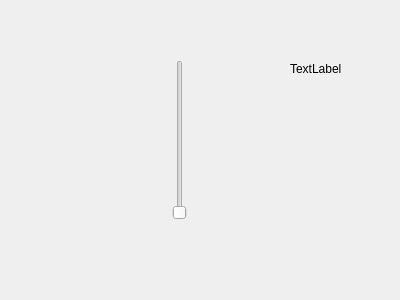
<?xml version="1.0" encoding="UTF-8"?>
<ui version="4.0">
 <class>Dialog</class>
 <widget class="QDialog" name="Dialog">
  <property name="geometry">
   <rect>
    <x>0</x>
    <y>0</y>
    <width>400</width>
    <height>300</height>
   </rect>
  </property>
  <property name="windowTitle">
   <string>Dialog</string>
  </property>
  <widget class="QLabel" name="label">
   <property name="geometry">
    <rect>
     <x>290</x>
     <y>60</y>
     <width>59</width>
     <height>18</height>
    </rect>
   </property>
   <property name="text">
    <string>TextLabel</string>
   </property>
  </widget>
  <widget class="QSlider" name="verticalSlider">
   <property name="geometry">
    <rect>
     <x>170</x>
     <y>60</y>
     <width>20</width>
     <height>160</height>
    </rect>
   </property>
   <property name="orientation">
    <enum>Qt::Vertical</enum>
   </property>
  </widget>
  <widget class="KLed" name="kled">
   <property name="geometry">
    <rect>
     <x>320</x>
     <y>220</y>
     <width>41</width>
     <height>51</height>
    </rect>
   </property>
  </widget>
 </widget>
 <customwidgets>
  <customwidget>
   <class>KLed</class>
   <extends>QWidget</extends>
   <header>kled.h</header>
  </customwidget>
 </customwidgets>
 <resources/>
 <connections/>
</ui>
